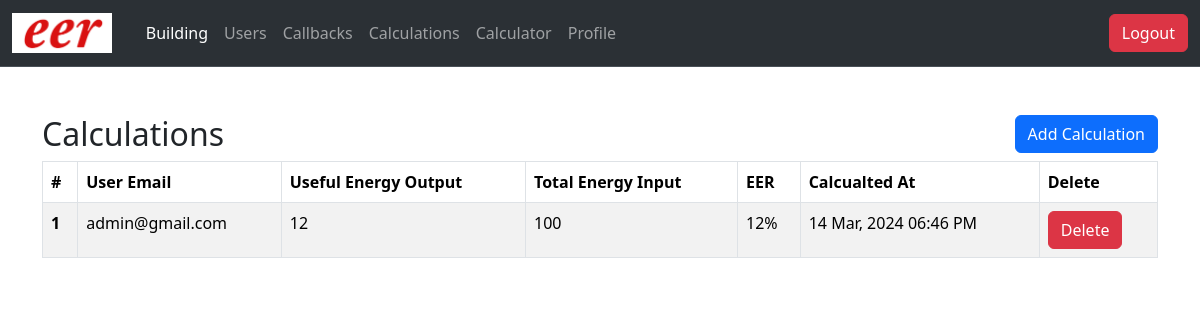
The app's page /admin/calculations.php (signed in) with its own data.
### tables this page shows
CREATE TABLE `calculations` (
  `id` int(11) NOT NULL,
  `user_id` int(11) DEFAULT NULL,
  `ueo` text DEFAULT NULL,
  `tei` text DEFAULT NULL,
  `eer` text DEFAULT NULL,
  `created_at` datetime DEFAULT NULL
);

CREATE TABLE `users` (
  `id` int(11) NOT NULL,
  `fname` text DEFAULT NULL,
  `lname` text DEFAULT NULL,
  `username` text DEFAULT NULL,
  `email` text DEFAULT NULL,
  `password` text DEFAULT NULL,
  `phone` int(11) DEFAULT NULL,
  `role_id` int(11) DEFAULT NULL,
  `created_at` datetime DEFAULT NULL
);

### admin/calculations.php (the view, shortened to what this page needs)
<?php include "../php/db.php";
$user_id = $_SESSION['user_id'];
$data = mysqli_query($conn, "SELECT * FROM `calculations` WHERE `user_id`=$user_id order by id desc");
?>
<!doctype html>
<html lang="en">
  <head>
    <link href="https://cdn.jsdelivr.net/npm/bootstrap@5.3.3/dist/css/bootstrap.min.css" rel="stylesheet">
    <link rel="stylesheet" href="https://cdn.datatables.net/2.0.2/css/dataTables.dataTables.min.css">
</head>
<body>
    <?php include("header.php"); ?>
   <div class="container mx-auto mt-5">
    <div class="d-flex justify-content-between">
<div><h2>Calculations</h2></div>
<div><a href="calculator.php" class="btn btn-primary">Add Calculation</a></div>
    </div>
   <table class="table table-bordered table-striped table-hover" id="myTable">
  <thead>
    <tr>
      <th scope="col">#</th>
      <th scope="col">User Email</th>
      <th scope="col">Useful Energy Output</th>
      <th scope="col">Total Energy Input</th>
      <th scope="col">EER</th>
      <th scope="col">Calcualted At</th>
      <th scope="col">Delete</th>
    </tr>
  </thead>
  <tbody>
    <?php if(mysqli_num_rows($data)>0){
      $sno = 0;
      while($fetch_rows = mysqli_fetch_assoc($data)){
        $sno++;
        $user_get = mysqli_fetch_assoc(mysqli_query($conn, "SELECT * FROM `users` WHERE `id`=$fetch_rows[user_id]"));
?>
    <tr>
      <th scope="row"><?=$sno?></th>
      <td><?=$user_get['email']?></td>
      <td><?=$fetch_rows['ueo']?></td>
      <td><?=$fetch_rows['tei']?></td>
      <td><?=$fetch_rows['eer']?>%</td>
      <td><?=date('d M, Y h:i A', strtotime($fetch_rows['created_at']))?></td>
      <td><a href="delete_calculation.php?id=<?=$fetch_rows['id']?>" class="btn btn-danger">Delete</a></td>
    </tr>
<?php
      }
    } ?>
  </tbody>
</table>
   </div>
    <?php include("footer.php"); ?>

### records on screen
calculations: user.email "admin@gmail.com", ueo "12", tei "100", eer "12", created_at "14 Mar, 2024 06:46 PM"
